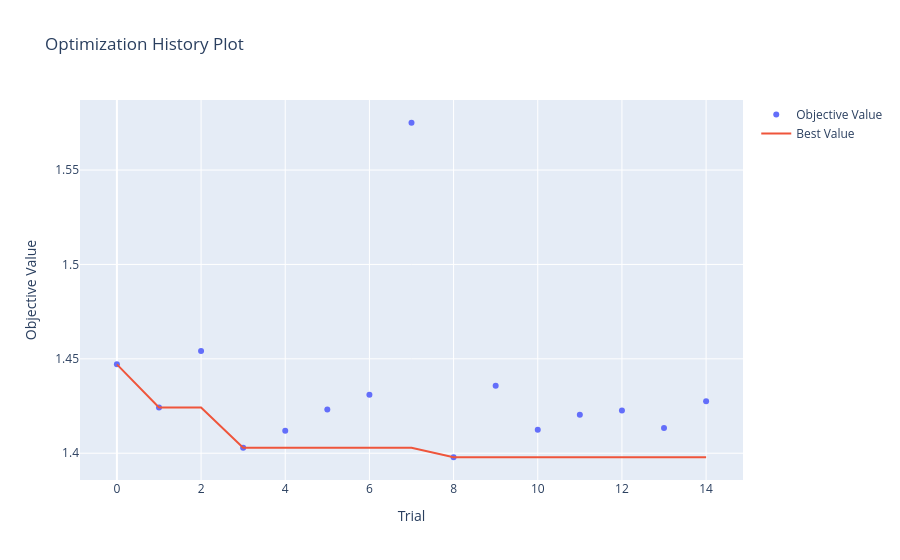
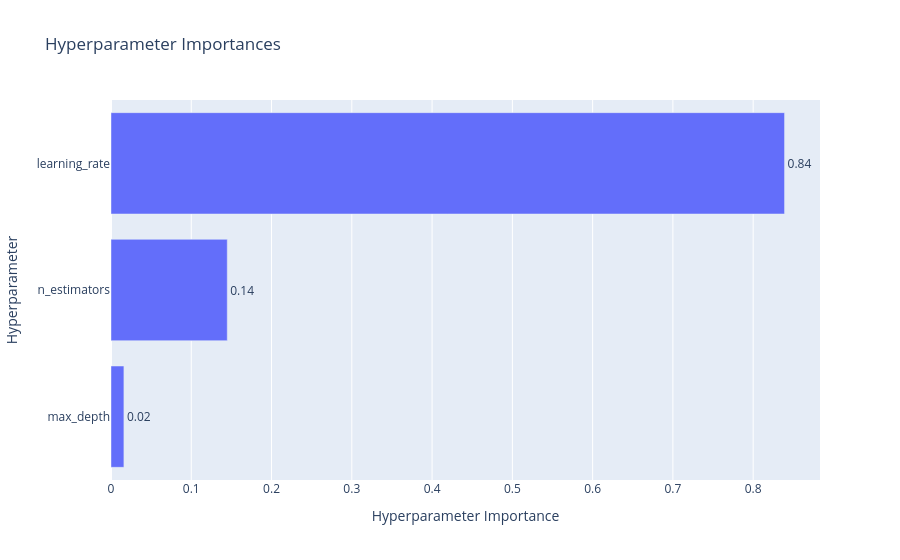

The cell these charts' notebook holds for them, in order:
### Code cell
import optuna
import optuna.visualization as vis
from lightgbm import LGBMRegressor
from sklearn.model_selection import train_test_split
from sklearn.metrics import mean_absolute_error
import warnings
warnings.filterwarnings('ignore')

# [포트폴리오 시각화 3] Optuna 하이퍼파라미터 베이지안 튜닝 과정 시각화 (포트폴리오 증빙용 단축 시연)
optuna.logging.set_verbosity(optuna.logging.WARNING)
X_demo, X_val_demo, y_demo, y_val_demo = train_test_split(X, y, test_size=0.2, random_state=42)

def objective_demo(trial):
    param = {
        'n_estimators': trial.suggest_int('n_estimators', 50, 200),
        'learning_rate': trial.suggest_float('learning_rate', 0.01, 0.1),
        'max_depth': trial.suggest_int('max_depth', 3, 9),
        'objective': 'mae', 'verbose': -1
    }
    model = LGBMRegressor(**param, random_state=42)
    model.fit(X_demo, y_demo)
    return mean_absolute_error(y_val_demo, model.predict(X_val_demo))

print("포트폴리오용 Optuna 시각화 엔진 가동 중... (15 Trials)")
study = optuna.create_study(direction='minimize')
study.optimize(objective_demo, n_trials=15)

# Plotly 그래프 출력 (마우스 오버가 가능한 인터랙티브 플롯)
display(vis.plot_optimization_history(study))
display(vis.plot_param_importances(study))

### Figure 1 — Plotly figure (JSON) as saved in the notebook; plotly's stock layout.template omitted (floating-point values rounded to 4 significant figures)
{"data": [{"mode": "markers", "name": "Objective Value", "type": "scatter", "x": [0, 1, 2, 3, 4, 5, 6, 7, 8, 9, 10, 11, 12, 13, 14], "y": [1.447, 1.424, 1.454, 1.403, 1.412, 1.423, 1.431, 1.575, 1.398, 1.436, 1.412, 1.42, 1.423, 1.413, 1.427]}, {"mode": "lines", "name": "Best Value", "type": "scatter", "x": [0, 1, 2, 3, 4, 5, 6, 7, 8, 9, 10, 11, 12, 13, 14], "y": [1.447, 1.424, 1.424, 1.403, 1.403, 1.403, 1.403, 1.403, 1.398, 1.398, 1.398, 1.398, 1.398, 1.398, 1.398]}, {"marker": {"color": "#cccccc"}, "mode": "markers", "name": "Infeasible Trial", "showlegend": false, "type": "scatter", "x": [], "y": []}], "layout": {"title": {"text": "Optimization History Plot"}, "xaxis": {"title": {"text": "Trial"}}, "yaxis": {"title": {"text": "Objective Value"}}}}

### Figure 2 — Plotly figure (JSON) as saved in the notebook; plotly's stock layout.template omitted (floating-point values rounded to 4 significant figures)
{"data": [{"cliponaxis": false, "hovertemplate": ["max_depth (IntDistribution): 0.016068479618707<extra></extra>", "n_estimators (IntDistribution): 0.14483784498736105<extra></extra>", "learning_rate (FloatDistribution): 0.8390936753939319<extra></extra>"], "name": "Objective Value", "orientation": "h", "text": ["0.02", "0.14", "0.84"], "textposition": "outside", "type": "bar", "x": [0.01607, 0.1448, 0.8391], "y": ["max_depth", "n_estimators", "learning_rate"]}], "layout": {"title": {"text": "Hyperparameter Importances"}, "xaxis": {"title": {"text": "Hyperparameter Importance"}}, "yaxis": {"title": {"text": "Hyperparameter"}}}}
